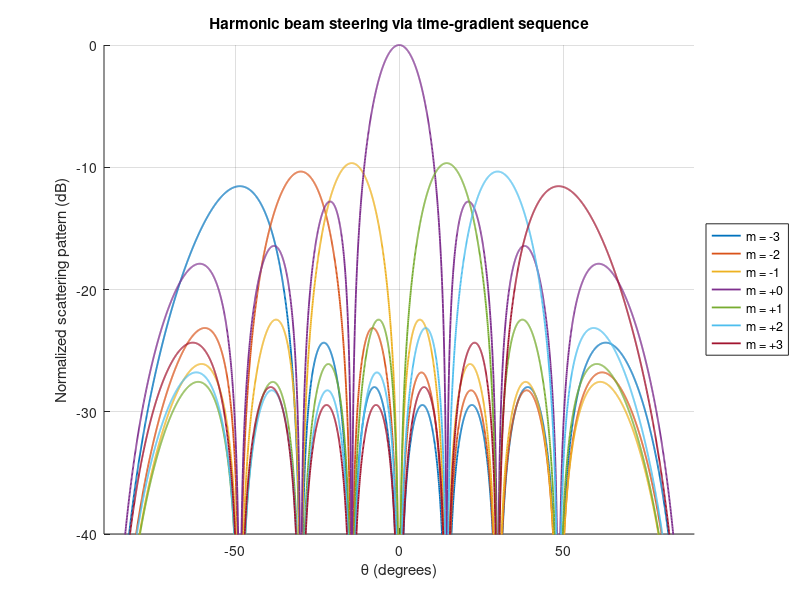
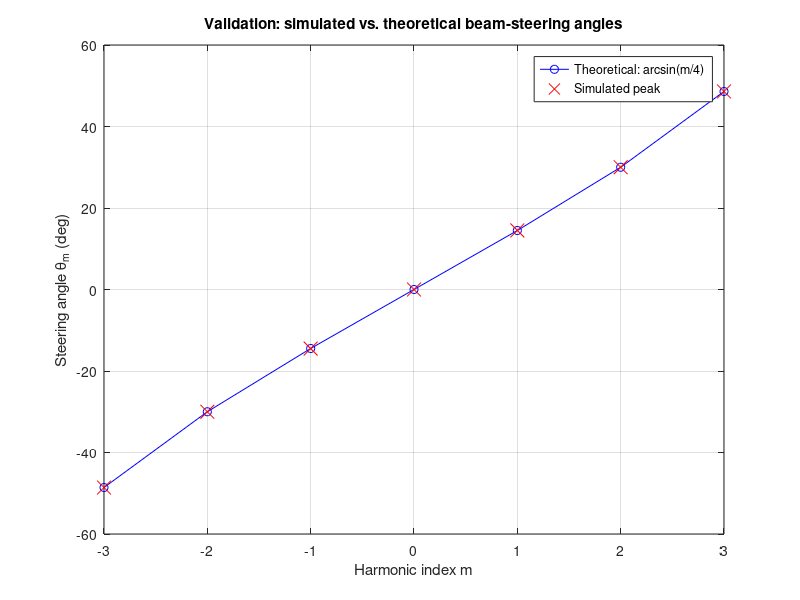

Here is the MATLAB script that generated these plots, in order:
%% ========================================================================
%  Array-Level Far-Field Reproduction of Fig. 2 (Zhang et al. 2018)
%  Harmonic beam steering via a time-gradient sequence across 8 elements.
%  Validation target: theta_m = arcsin(m/4) -> 0, +-14.48, +-30, +-48.59 deg
% =========================================================================
clear; clc; close all;

%% ---------------------- 1. INPUTS ----------------------
Gamma0 = 0.911*exp(1j*deg2rad(-102));   % CST-extracted OFF state
Gamma1 = 0.952*exp(1j*deg2rad(94));     % CST-extracted ON state

seq = [1 0 0 0 0 0 0 0];   % L=8 time-coding sequence (one full period)
L   = length(seq);

f0  = 1e6;                 % modulation frequency [Hz] (placeholder)
T0  = 1/f0;

Nq   = 8;                  % number of elements along y (matches paper)
dy_over_lambda = 0.5;      % d_y = lambda_c/2, as in the paper

Mmax = 3;                  % harmonics to evaluate: m = -3..+3
m_idx = -Mmax:Mmax;

theta_deg = -90:0.05:90;
theta = deg2rad(theta_deg);

%% ---------------------- 2. SINGLE-ELEMENT FOURIER COEFFICIENTS a^m ----------------------
% Same analytical engine as before (Zhang et al. Eq. 6), now only need m = -Mmax..Mmax
GammaSeq = zeros(1,L);
for k = 1:L
    GammaSeq(k) = (seq(k)==0)*Gamma0 + (seq(k)==1)*Gamma1;
end

a_m = zeros(size(m_idx));
for idx = 1:length(m_idx)
    m = m_idx(idx);
    s = 0;
    for k = 1:L
        s = s + (GammaSeq(k)/L) * sinc(m/L) * exp(-1j*pi*m*(2*k-1)/L);
    end
    a_m(idx) = s;
end

%% ---------------------- 3. TIME-GRADIENT SEQUENCE ACROSS ELEMENTS ----------------------
% Element q (q = 1..Nq) uses the SAME Gamma(t), just delayed by t_q = (q-1)*T0/Nq.
% Supplementary Eq. (4): a^m(shifted) = a^m * exp(-j*2*pi*m*f0*t_q)
t_q = (0:Nq-1) * T0/Nq;

a_qm = zeros(Nq, length(m_idx));   % rows = elements, cols = harmonics
for q = 1:Nq
    phase_shift = exp(-1j*2*pi*m_idx*f0*t_q(q));
    a_qm(q,:) = a_m .* phase_shift;
end

%% ---------------------- 4. ARRAY FACTOR / FAR-FIELD (Eq. 7, isotropic Epq=1) ----------------------
% F_m(theta) = sum_q exp[j*2*pi*(q-1)*dy_over_lambda*sin(theta)] * a_qm(q,m)
F = zeros(length(m_idx), length(theta));
for mi = 1:length(m_idx)
    for ti = 1:length(theta)
        array_phase = exp(1j*2*pi*(0:Nq-1)*dy_over_lambda*sin(theta(ti)));
        F(mi,ti) = sum(array_phase .* a_qm(:,mi).');
    end
end

F_dB = 20*log10(abs(F) / max(abs(F(:))));

%% ---------------------- 5. EXTRACT PEAK STEERING ANGLES ----------------------
peak_angle = zeros(size(m_idx));
for mi = 1:length(m_idx)
    [~, pk] = max(abs(F(mi,:)));
    peak_angle(mi) = theta_deg(pk);
end

target_angle = asind(m_idx/4);   % theoretical: theta_m = arcsin(m/4)

fprintf('%6s %12s %12s %10s\n','m','Simulated','Theoretical','Diff(deg)');
for mi = 1:length(m_idx)
    fprintf('%6d %12.2f %12.2f %10.2f\n', m_idx(mi), peak_angle(mi), target_angle(mi), ...
             peak_angle(mi)-target_angle(mi));
end

%% ---------------------- 6. PLOTS ----------------------
figure('Name','Harmonic beam steering (Fig. 2 reproduction)');
hold on;
colors = lines(length(m_idx));
legend_entries = cell(1,length(m_idx));
for mi = 1:length(m_idx)
    plot(theta_deg, F_dB(mi,:), 'Color', colors(mi,:), 'LineWidth',1.3);
    legend_entries{mi} = sprintf('m = %+d', m_idx(mi));
end
xlabel('\theta (degrees)'); ylabel('Normalized scattering pattern (dB)');
title('Harmonic beam steering via time-gradient sequence');
legend(legend_entries, 'Location','eastoutside');
ylim([-40 0]); xlim([-90 90]); grid on;

figure('Name','Simulated vs theoretical steering angles');
plot(m_idx, target_angle, 'bo-', 'DisplayName','Theoretical: arcsin(m/4)'); hold on;
plot(m_idx, peak_angle, 'rx', 'MarkerSize',10, 'DisplayName','Simulated peak');
xlabel('Harmonic index m'); ylabel('Steering angle \theta_m (deg)');
title('Validation: simulated vs. theoretical beam-steering angles');
legend('Location','best'); grid on;
